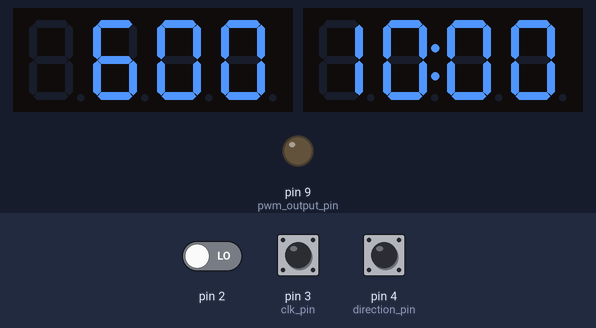
A sketch run on a simulated Arduino Uno, built with avr-gcc and run on an emulated ATmega328P. Parts: 2 × 4-digit seven-segment display, output pins drawn as LEDs (lit = HIGH). The inputs (shaded band) are chosen by the test bench; at power-on: pin 3 (clk_pin) HIGH, pin 2 LOW, pin 4 (direction_pin) HIGH. What the sketch prints to the serial monitor is not drawn.

Above: at 1.2 s.
1.3 s: pin 3 (clk_pin) pulled LOW for 0.15 s
At 1.62 s:
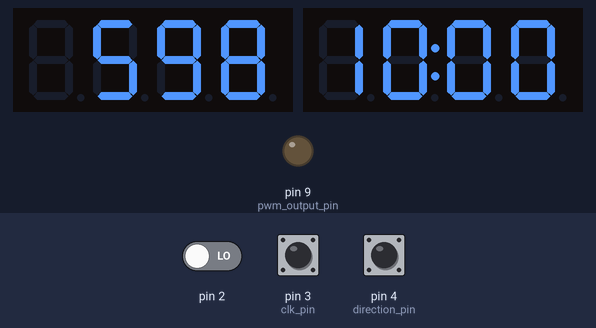
2.0 s: pin 3 (clk_pin) pulled LOW for 1 s
At 3.22 s:
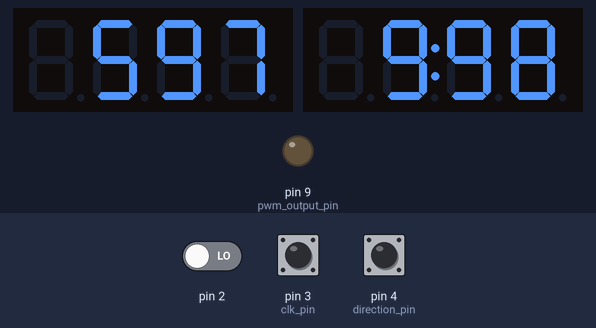
Timing chart, 0 to 5.0 s (numbered marks = the images above; inputs shaded):
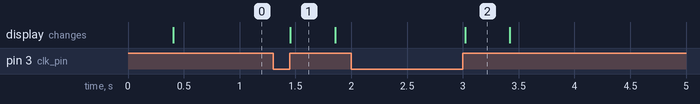

The sketch:

UNO_STROBE.ino
```cpp
#include <Arduino.h>
#include <TM1637Display.h>

byte pwm_output_pin = 9;

byte clk_pin       = 3;  // PCINT20
byte direction_pin = 4;  // PCINT21
volatile bool rotary_update    = false;
volatile bool rotary_direction = false;
volatile bool rotary_cw        = false;
volatile byte rotary_inputs    = 0;
uint32_t last_rotary_input;

// clock speed with extra zeroes used for calculating prescaler and flashing frequency
uint32_t f_cpu_00      = F_CPU * 100;
// precalculated values
uint32_t f_cpu_00_8    = f_cpu_00 / 8;
uint32_t f_cpu_00_64   = f_cpu_00 / 64;
uint32_t f_cpu_00_256  = f_cpu_00 / 256;
uint32_t f_cpu_00_1024 = f_cpu_00 / 1024;

uint32_t prescaled_clock = F_CPU;

volatile bool update_hz_display;
bool rpm_changed;
byte timer2_ovf_counter;

uint16_t rpm = 600;
uint16_t hz  = rpm * 100ul / 60;

//uint16_t up_counts = 0;

byte TM1637_CLK = 5;
TM1637Display display1(TM1637_CLK, 6);
TM1637Display display2(TM1637_CLK, 7);

void setup(){
   pinMode(clk_pin, INPUT_PULLUP);
   pinMode(direction_pin, INPUT_PULLUP);

   display1.setBrightness(1); // doesn't show anything without setting brightness first!!
   display2.setBrightness(1); // doesn't show anything without setting brightness first!!
   Serial.begin(9600);
   Serial.println("UNO_STROBE online");

   // rotary encoder:
   // PIN change interrupt
   //PCICR = 1<<PCIE0; // PORTB: digital pin 8 to 13
   //PCICR = 1<<PCIE1; // PORTC: analog input pins
   PCICR = 1<<PCIE2; // PORTD: digital pins 0 to 7

   //10.2.6 PCMSK2 – Pin Change Mask Register 2
   //  • Bit 7..0 – PCINT23..16: Pin Change Enable Mask 23..16
   PCMSK2 = 1<<clk_pin; // alternatief 1<<PCINT20


   pinMode(pwm_output_pin, OUTPUT);

   // setup PWM with timer1 on OC1A, pin 9 (alternatively OC1B, pin 10)

   //13.11 Register Description
   //13.11.1 TCCR1A – Timer/Counter1 Control Register A

   //Table 13-2. Compare Output Mode, Fast PWM(1)
   TCCR1A = 1<<COM1A1;                 // Clear OC1A/OC1B on Compare Match, set OC1A/OC1B at BOTTOM (non-inverting mode)
   //TCCR1A = (1<<COM1A1 | 1<<COM1A0); // Set OC1A/OC1B on Compare Match, clear OC1A/OC1B at BOTTOM (inverting mode)

   //Table 13-4. Waveform Generation Mode Bit Description
   // mode 14: Fast PWM, top: ICR1
   TCCR1A |=  1<<WGM11;
   TCCR1B = (1<<WGM13 | 1<<WGM12);

   // timer2: only update the hz display a couple of times per second
   TCCR2A = 0;
   TCCR2B = 0;

   //Table 15-8. Waveform Generation Mode Bit Description
   // mode 1: PWM phase correct (slower: counts up and down)
   TCCR2A = 1<<WGM20;
   TCCR2B = 1<<CS22 | 1<<CS21 | 1<<CS20; // prescaler: 1024
   TIMSK2 = 1<<TOIE2;

   set_rpm(rpm);
}

ISR(PCINT2_vect){
   if (clk_pin_state()){
      rotary_update = true;
      rotary_inputs++;
      rotary_direction = direction_pin_state();
   }
}

ISR(TIMER2_OVF_vect){
  timer2_ovf_counter++;

  if (timer2_ovf_counter > 10){
     timer2_ovf_counter = 0;
     update_hz_display = true;
  }
}

bool clk_pin_state() {
   return PIND & 1<<clk_pin;
}

bool direction_pin_state() {
   return PIND & 1<<direction_pin;
}

void set_rpm(uint16_t new_rpm){
   // hz is used to calculate the correct ICR1 value, two zeroes for more precision are added
   hz = new_rpm * 100ul / 60;

   // find the most suitable prescaler: most precision without overflowing ICR1
   // predefined prescaler table:
   // *prescaler*  -> *min rpm*
   // no prescaler -> 14649
   //            8 -> 1832
   //           64 -> 229
   //          256 -> 58
   //         1024 -> 15

   if (new_rpm >= 14649){
      // no prescaler
      TCCR1B = (TCCR1B & 0xF8) | 1<<CS10;
      prescaled_clock = f_cpu_00;
      //Serial.println("no prescaler");
   } else if (new_rpm >= 1832){
      // prescaler: 8
      TCCR1B = (TCCR1B & 0xF8) | 1<<CS11;
      prescaled_clock = f_cpu_00_8;
      //Serial.println("prescaler: 8");
   } else if (new_rpm >= 230){
      // prescaler: 64
      TCCR1B = (TCCR1B & 0xF8) | 1<<CS11 | 1<<CS10;
      prescaled_clock = f_cpu_00_64;
      //Serial.println("prescaler: 64");
   } else if (new_rpm >= 58){
      // prescaler: 256
      TCCR1B = (TCCR1B & 0xF8) | 1<<CS12;
      prescaled_clock = f_cpu_00_256;
      //Serial.println("prescaler: 256");
   } else {
      // prescaler: 1024
      TCCR1B = (TCCR1B & 0xF8) | 1<<CS12 | 1<<CS10;
      prescaled_clock = f_cpu_00_1024;
      //Serial.println("prescaler: 1024");

      if (new_rpm < 15){
         // can't go slower than this because ICR1 would then overflow
         // hack:
         hz = 25;      // 16000000 / 1024 = 15625. 15625 / 0.25 = 62500
         new_rpm = 15; // also override the requested rpm
      }
   }

   //Serial.print("prescaled_clock: ");
   //Serial.println(prescaled_clock);

   // subtract one from ICR1:
   // example: fictional counter increments 4 times per second: 0123
   // to achieve 2 hz, the match needs to occur at 1, not at 2

   ICR1 = prescaled_clock / hz - 1;

   //Serial.print("ICR1: ");
   //Serial.println(ICR1);

   OCR1A = ICR1 * 0.03;
   rpm   = new_rpm;

   // in some cases the desired rpm isn't exactly achievable because even the most ideal prescaler and ICR1 value arent precise enough
   // display the theoretical rpm value based on the set prescaler and ICR1

   uint16_t display_rpm  = prescaled_clock / 100 * 60 / (ICR1 + 1);

   display1.showNumberDec(display_rpm);
}

void process_rotary_update(){
   static byte streak      = 0;
   static byte streak_up   = 0;
   static byte streak_down = 0;

   uint32_t time_since_last_rotary_input = millis() - last_rotary_input;
   //Serial.println(time_since_last_rotary_input);

   last_rotary_input = millis();

   // updating one TM1637 display takes in excess of 20 ms
   // turning the rotary encoder moderately quick is also around 25 ms per click
   // rotary_inputs: accumulated rotary_inputs since the last loop iteration

   static bool lock_direction_state;
   static bool lock_direction;
   if (time_since_last_rotary_input < 300){

      streak++;

      if (lock_direction_state){
         rotary_direction = lock_direction;
      } else {
         // direction lock: more input speed
         // also counter acts false readings of the rotary encoder

         if (!rotary_direction){
            streak_up++;
         } else {
            streak_down++;
         }

         // override measured direction in case of streak
         if (streak_up > streak_down){
            rotary_direction = 0;
         } else if (streak_down > streak_up) {
            rotary_direction = 1;
         }

         // lock the direction after 4 inputs
         if (streak == 4){
            lock_direction_state = true;
            lock_direction       = rotary_direction;
         }
      }

   } else {
      streak      = 0;
      streak_up   = 0;
      streak_down = 0;

      lock_direction_state  = false;
   }

   uint16_t multiplier;

   if (streak < 19){
      multiplier = 1;
   } else if (streak < 35){
      multiplier = 10;
   } else {
      multiplier = 100;
   }

   multiplier   *= rotary_inputs;
   rotary_inputs = 0;

   uint16_t new_rpm = rpm;

   if (!rotary_direction){
      new_rpm += multiplier;
   } else {
      new_rpm -= multiplier;
   }

   // unsigned rpm flaw: rpm - 100 can lead to new_rpm overflowing to 65000+, set new_rpm to 15 instead
   if (new_rpm > 65000){
      new_rpm = 15;
   }

   set_rpm(new_rpm);
}

void show_hz(){
   if (hz < 10000){
      display2.showNumberDecEx(hz, 64); // colon or point (top led masked by tape)
   } else {
      display2.showNumberDec(hz / 100);
   }
}

void loop(){
   if (rotary_update){
      process_rotary_update();
      rotary_update = false;
      rpm_changed   = true;
   }

   if (update_hz_display && (millis() - last_rotary_input) > 400){
      // to make rotary input a bit more responsive the hz display is only updated a few times per second
      update_hz_display = false;
      rpm_changed       = false;

      show_hz();
   }
}
```

Measured:
- after the input at 1.3 s, the display: changes after 0.15 s (image 1)
- after the input at 2.0 s, the display: changes after 1.0 s (image 2)
- what the display in image 1 shows lasts 0.4 s, from 1.5 s to 1.9 s
